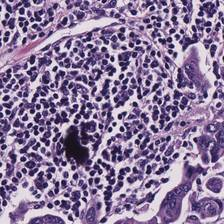
#> input picture StainTools/debug_data/97_19.jpeg, 224 x 224 px, given in place of white_image.png, which was not available
$ python color_norm_single_process_white_img.py
#> lines starting #> are read from the running program, lines starting #| are printed output that depends on the picture; after the words box and inside, x2 and y2 are one past the last pixel; in counts of white or black regions, pixels touching at a corner belong together; pictures that were not available may be replaced by others from this repository, and a replacement may not be noted
### StainTools/stain_utils.py
"""
Uses the spams package:

http://spams-devel.gforge.inria.fr/index.html

Use with python via e.g https://anaconda.org/conda-forge/python-spams
"""

from __future__ import division

import numpy as np
import cv2 as cv
import spams
import matplotlib.pyplot as plt


##########################################

def read_image(path):
    """
    Read an image to RGB uint8
    :param path:
    :return:
    """
    im = cv.imread(path)
#> im is the input picture: shape (224, 224, 3); mean B, G, R 156.3, 121.4, 139.9
    im = cv.cvtColor(im, cv.COLOR_BGR2RGB)
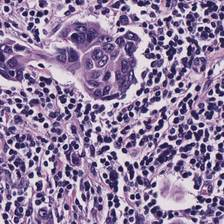
#> input picture StainTools/debug_data/96_19.jpeg, 224 x 224 px, found by its file name
#> in read_image, im is the input picture: shape (224, 224, 3); mean B, G, R 161, 125.6, 145.8
    return im


# [83 lines left out: functions show_colors, show, build_stack, patch_grid, not called in this run]


######################################

def standardize_brightness(I):
    """

    :param I:
    :return:
    """
    p = np.percentile(I, 90)
#> p = 224
    return np.clip(I * 255.0 / p, 0, 255).astype(np.uint8)


def remove_zeros(I):
    """
    Remove zeros, replace with 1's.
    :param I: uint8 array
    :return:
    """
    mask = (I == 0)
    I[mask] = 1
    return I


def RGB_to_OD(I):
    """
    Convert from RGB to optical density
    :param I:
    :return:
    """
    I = remove_zeros(I)
    return -1 * np.log(I / 255)


# [16 lines left out: functions OD_to_RGB, normalize_rows, not called in this run]


def notwhite_mask(I, thresh=0.8):
    """
    Get a binary mask where true denotes 'not white'
    :param I:
    :param thresh:
    :return:
    """
#> called with thresh = 0.8
    I_LAB = cv.cvtColor(I, cv.COLOR_RGB2LAB)
#> I_LAB: shape (224, 224, 3); mean of channels 0, 1, 2 156.3, 144.3, 110.6
    L = I_LAB[:, :, 0] / 255.0
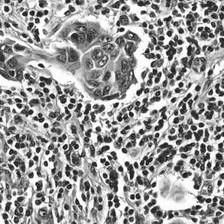
#> L: shape (224, 224) float64; min 0.0118, max 1, mean 0.613
    return (L < thresh)
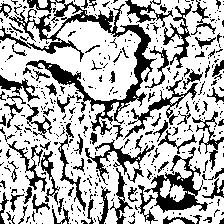
#> returned value: shape (224, 224) bool; 69.3% white; 436 black regions (345 under 20 px), largest, box (x1, y1, x2, y2) and area: (0, 0, 157, 135) 3752, (144, 147, 208, 213) 1274, (85, 139, 155, 185) 693


# [23 lines left out: functions sign, get_concentrations, not called in this run]

### StainTools/stainNorm_Vahadane.py
"""
Stain normalization inspired by method of:

A. Vahadane et al., ‘Structure-Preserving Color Normalization and Sparse Stain Separation for Histological Images’, IEEE Transactions on Medical Imaging, vol. 35, no. 8, pp. 1962–1971, Aug. 2016.

Uses the spams package:

http://spams-devel.gforge.inria.fr/index.html

Use with python via e.g https://anaconda.org/conda-forge/python-spams
"""

from __future__ import division

import spams
import numpy as np
import stain_utils as ut


def get_stain_matrix(I, threshold=0.8, lamda=0.1):
    """
    Get 2x3 stain matrix. First row H and second row E
    :param I:
    :param threshold:
    :param lamda:
    :return:
    """
    mask = ut.notwhite_mask(I, thresh=threshold).reshape((-1,))
    OD = ut.RGB_to_OD(I).reshape((-1, 3))
#> in remove_zeros, `mask = (I == 0)`:
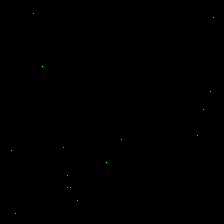
#> mask: shape (224, 224, 3) bool; mean of channels 0, 1, 2 0, 0.000299, 0; drawn as B, G, R
#> in remove_zeros, `I[mask] = 1`: I: shape (224, 224, 3); mean of channels 0, 1, 2 164.4, 142.4, 180.5
#> in RGB_to_OD, `return -1 * np.log(I / 255)`:
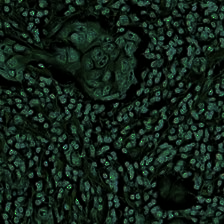
#> returned value: shape (224, 224, 3) float64; mean of channels 0, 1, 2 0.555, 0.754, 0.413; drawn with min black and max white
    OD = OD[mask]
    dictionary = spams.trainDL(OD.T, K=2, lambda1=lamda, mode=2, modeD=0, posAlpha=True, posD=True, verbose=False).T
    if dictionary[0, 0] < dictionary[1, 0]:
        dictionary = dictionary[[1, 0], :]
    dictionary = ut.normalize_rows(dictionary)
    return dictionary


###

class Normalizer(object):
    """
    A stain normalization object
    """

    def __init__(self):
        self.stain_matrix_target = None

    def fit(self, target):
        target = ut.standardize_brightness(target)
        self.stain_matrix_target = get_stain_matrix(target)

    def target_stains(self):
        return ut.OD_to_RGB(self.stain_matrix_target)

    def transform(self, I):
        I = ut.standardize_brightness(I)
        ################################################################################################################
        # add this line to avoid the white image error, just return the white image
        mask = ut.notwhite_mask(I, thresh=0.8).reshape((-1,))
        OD = ut.RGB_to_OD(I).reshape((-1, 3))
        OD = OD[mask]
        if OD.shape[0] == 0:
            return I
        ################################################################################################################
        stain_matrix_source = get_stain_matrix(I)
        source_concentrations = ut.get_concentrations(I, stain_matrix_source)
        return (255 * np.exp(-1 * np.dot(source_concentrations, self.stain_matrix_target).reshape(I.shape))).astype(
            np.uint8)

    # [8 lines left out: function hematoxylin, not called in this run]

### StainTools/color_norm_single_process_white_img.py
import os
import time
import csv
import glob
import pandas as pd
import stainNorm_Vahadane
import stain_utils as utils
from PIL import Image
from tqdm import tqdm

# prepare the white image need to be normalized
img = utils.read_image("/data1/r20user3/StainTools/debug_data/white_image.png")

# prepare the normalizer with the reference histology image
reference_img = utils.read_image('/data1/r20user3/StainTools/debug_data/96_19.jpeg')
normalizer = stainNorm_Vahadane.Normalizer()
normalizer.fit(reference_img)
#> (the call stopped at in get_stain_matrix, `dictionary = spams.trainDL(OD.T, K=2, lambda1=lamda, mode=2, modeD=0, ..`: spams is not available in this run)

normalized_img = normalizer.transform(img)
#> call 2 of notwhite_mask, with thresh = 0.8
#> in notwhite_mask (call 2), `I_LAB = cv.cvtColor(I, cv.COLOR_RGB2LAB)`: I_LAB: shape (224, 224, 3); mean of channels 0, 1, 2 150.2, 143.6, 110.5
#> in notwhite_mask (call 2), `L = I_LAB[:, :, 0] / 255.0`:
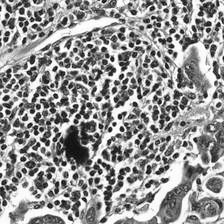
#> L: shape (224, 224) float64; min 0.0118, max 1, mean 0.589
#> in notwhite_mask (call 2), `return (L < thresh)`: returned value: shape (224, 224) bool; 70.1% white; 410 black regions (331 under 20 px), largest, box (x1, y1, x2, y2) and area: (104, 126, 203, 224) 1508, (91, 89, 161, 207) 1331, (171, 0, 224, 109) 1291
#> in remove_zeros (call 2), `I[mask] = 1`: I: shape (224, 224, 3); mean of channels 0, 1, 2 157, 137, 174.5
#> in RGB_to_OD (call 2), `return -1 * np.log(I / 255)`:
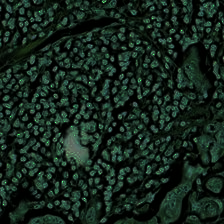
#> returned value: shape (224, 224, 3) float64; mean of channels 0, 1, 2 0.62, 0.822, 0.461; drawn with min black and max white
#> in notwhite_mask (call 3), `I_LAB = cv.cvtColor(I, cv.COLOR_RGB2LAB)`: I_LAB: shape (224, 224, 3); mean of channels 0, 1, 2 150.2, 143.6, 110.5
#> in remove_zeros (call 3), `mask = (I == 0)`: mask: shape (224, 224, 3) bool; every value is 0
#> (the run stopped early here; a loop or call above may not have finished)
